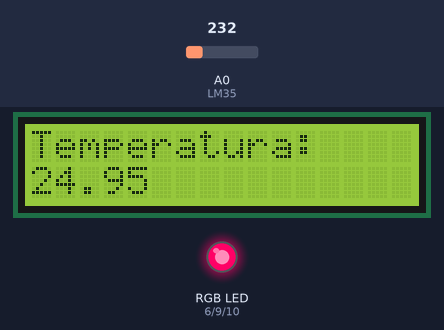
A sketch run on a simulated Arduino Uno, built with avr-gcc and run on an emulated ATmega328P. Parts: 16×2 character LCD, an RGB LED mixed from three pins (HIGH = lit). The inputs (shaded band) are chosen by the test bench; at power-on: A0 (LM35) = 232. What the sketch prints to the serial monitor is not drawn.

Above: at 1.2 s.
1.3 s: A0 (LM35) set to 283
At 4.2 s:
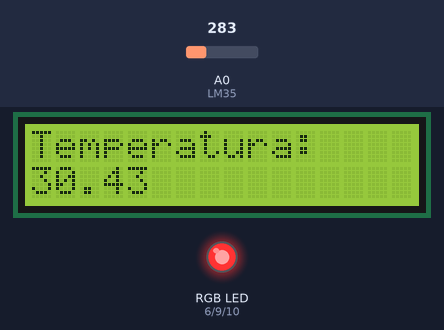
4.5 s: A0 (LM35) set to 309
At 6.8 s:
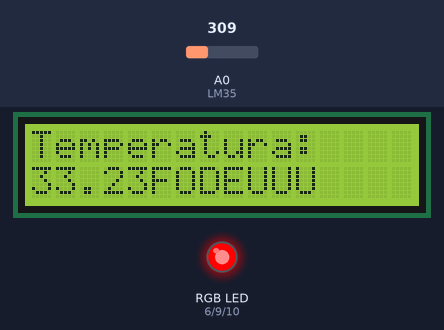
7.5 s: A0 (LM35) set to 250
At 9.4 s:
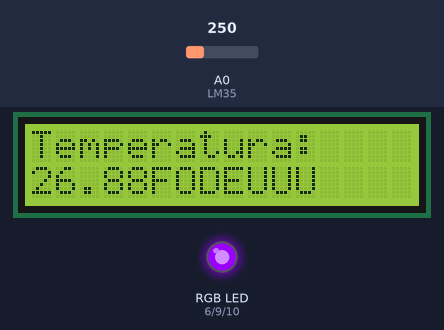
10.5 s: A0 (LM35) set to 260
At 13.0 s:
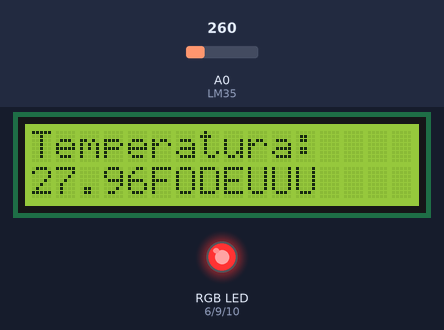
13.5 s: A0 (LM35) set to 201
At 15.5 s:
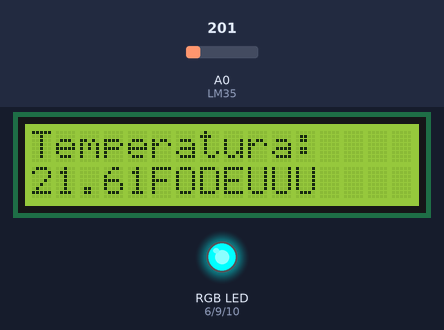
16.5 s: A0 (LM35) set to 205
At 19.2 s:
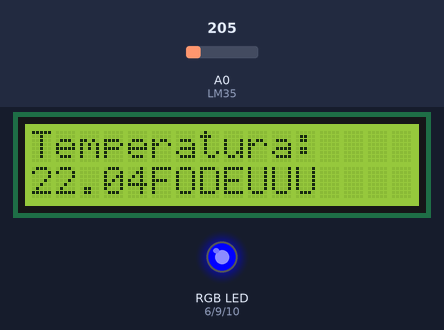
Timing chart, 0 to 20.5 s (numbered marks = the images above; inputs shaded):
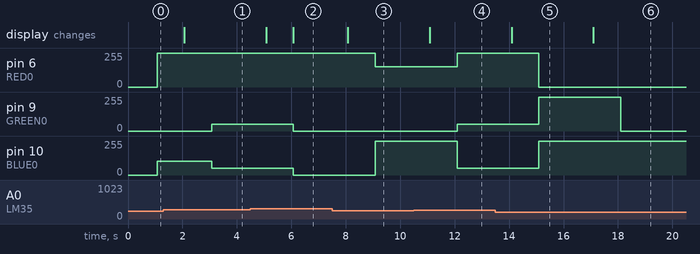

The sketch:

Luminotecnica_LCD_TEMPERATURA.ino
```cpp
//LCD
#include <LiquidCrystal.h>
LiquidCrystal lcd(12, 11, 5, 4, 3, 2);

//TEMPERATURA
const int LM35 = 0;  // Entrada A0 analógica
float temperatura = 0; // Variável para temperatura
int ADClido = 0; //conversor analógico-digital

//LED RGB
#define RED0 6 //Definindo o pino do led vermelho
#define GREEN0 9 //Definindo o pino do led verde
#define BLUE0 10 //Definindo o pino do led azul


void setup() {

  Serial.begin( 9600 ); // Porta serial
  analogReference(INTERNAL); //Função para diminuir a tensão de referência das portas analógicas

  lcd.begin(16, 2); //Tamanho do LCD
  lcd.setCursor(0,0); //Cursor do LCD
  lcd.print("Temperatura:"); //Mensagem em tela

  pinMode(RED0, OUTPUT); //Inicializando o LED Vermelho
  pinMode(GREEN0, OUTPUT); //Inicializando o LED Verde
  pinMode(BLUE0, OUTPUT); //Inicializando o LED Azul

}


void loop() {
  ADClido = analogRead(LM35);
  temperatura = ADClido * 0.1075268817204301;
  lcd.setCursor(0,1);
  lcd.print(temperatura);
  delay(1000);


 if (temperatura > 32.01) {
    Serial.println(temperatura);
    lcd.print("FODEUUU");
    analogWrite(RED0, 255);
    analogWrite(GREEN0, 0);
    analogWrite(BLUE0, 0);

  }


  else if (temperatura > 27.01 and temperatura  < 32.00) {
    Serial.println(temperatura);

    analogWrite(RED0, 255);
    analogWrite(GREEN0, 51);
    analogWrite(BLUE0, 51);

  }

  else if (temperatura > 26.01 and temperatura  < 27.00) {
    Serial.println(temperatura);

    analogWrite(RED0, 153);
    analogWrite(GREEN0, 0);
    analogWrite(BLUE0, 255);

  }

  else if (temperatura > 25.00 and temperatura  < 26.00) {
    Serial.println(temperatura);

    analogWrite(RED0, 153);
    analogWrite(GREEN0, 0);
    analogWrite(BLUE0, 255);

  }

  else if (temperatura > 24.51 and temperatura  < 24.99) {
    Serial.println(temperatura);

    analogWrite(RED0, 255);
    analogWrite(GREEN0, 0);
    analogWrite(BLUE0, 102);

  }

  else if (temperatura > 24.02 and temperatura  < 24.50) {
    Serial.println(temperatura);

    analogWrite(RED0, 255);
    analogWrite(GREEN0, 0);
    analogWrite(BLUE0, 102);

  }

  else if (temperatura > 23.51 and temperatura  < 24.00) {
    Serial.println(temperatura);

    analogWrite(RED0, 204);
    analogWrite(GREEN0, 153);
    analogWrite(BLUE0, 51);

  }

  else if (temperatura > 23.11 and temperatura  < 23.50) {
    Serial.println(temperatura);

    analogWrite(RED0, 204);
    analogWrite(GREEN0, 153);
    analogWrite(BLUE0, 0);

  }

  else if (temperatura > 23.00 and temperatura  < 23.10) {
    Serial.println(temperatura);

    analogWrite(RED0, 51);
    analogWrite(GREEN0, 255);
    analogWrite(BLUE0, 102);

  }

  else if (temperatura > 22.00 and temperatura  < 22.99) {
    Serial.println(temperatura);

    analogWrite(RED0, 0);
    analogWrite(GREEN0, 0);
    analogWrite(BLUE0, 255);

  }

  else if (temperatura > 16.50 and temperatura  < 21.99) {
    Serial.println(temperatura);

    analogWrite(RED0, 0);
    analogWrite(GREEN0, 255);
    analogWrite(BLUE0, 255);

  }

  else if (temperatura > 10.00 and temperatura  < 16.49) {
    Serial.println(temperatura);

    analogWrite(RED0, 255);
    analogWrite(GREEN0, 255);
    analogWrite(BLUE0, 255);

  }

  else {
    Serial.println(temperatura);
    analogWrite(BLUE0, 0);
    analogWrite(GREEN0, 0);
    analogWrite(RED0, 0);

  }


}
```

Measured:
- the behaviour switches between 297 and 298 on A0 (LM35) (found by bisection; images 1 and 2)
- the behaviour switches between 251 and 252 on A0 (LM35) (found by bisection; images 3 and 4)
- the behaviour switches between 204 and 205 on A0 (LM35) (found by bisection; images 5 and 6)
- after the input at 1.3 s, pin 9 (GREEN0): 0/255 → 51/255 after 1.8 s; pin 10 (BLUE0): 102/255 → 51/255 after 1.8 s; the display: changes after 0.77 s (image 1)
- after the input at 4.5 s, pin 9 (GREEN0), pin 10 (BLUE0): 51/255 → 0/255 after 1.6 s; the display: first changes after 0.57 s (image 2 shows a later state)
- after the input at 7.5 s, pin 6 (RED0): 255/255 → 153/255 after 1.6 s; pin 10 (BLUE0): 0/255 → 255/255 after 1.6 s; the display: changes after 0.58 s (image 3)
- after the input at 10.5 s, pin 6 (RED0): 153/255 → 255/255 after 1.6 s; pin 9 (GREEN0): 0/255 → 51/255 after 1.6 s; pin 10 (BLUE0): 255/255 → 51/255 after 1.6 s; the display: changes after 0.59 s (image 4)
- after the input at 13.5 s, pin 6 (RED0): 255/255 → 0/255 after 1.6 s; pin 9 (GREEN0), pin 10 (BLUE0): 51/255 → 255/255 after 1.6 s; the display: changes after 0.59 s (image 5)
- after the input at 16.5 s, pin 9 (GREEN0): 255/255 → 0/255 after 1.6 s; the display: changes after 0.60 s (image 6)
